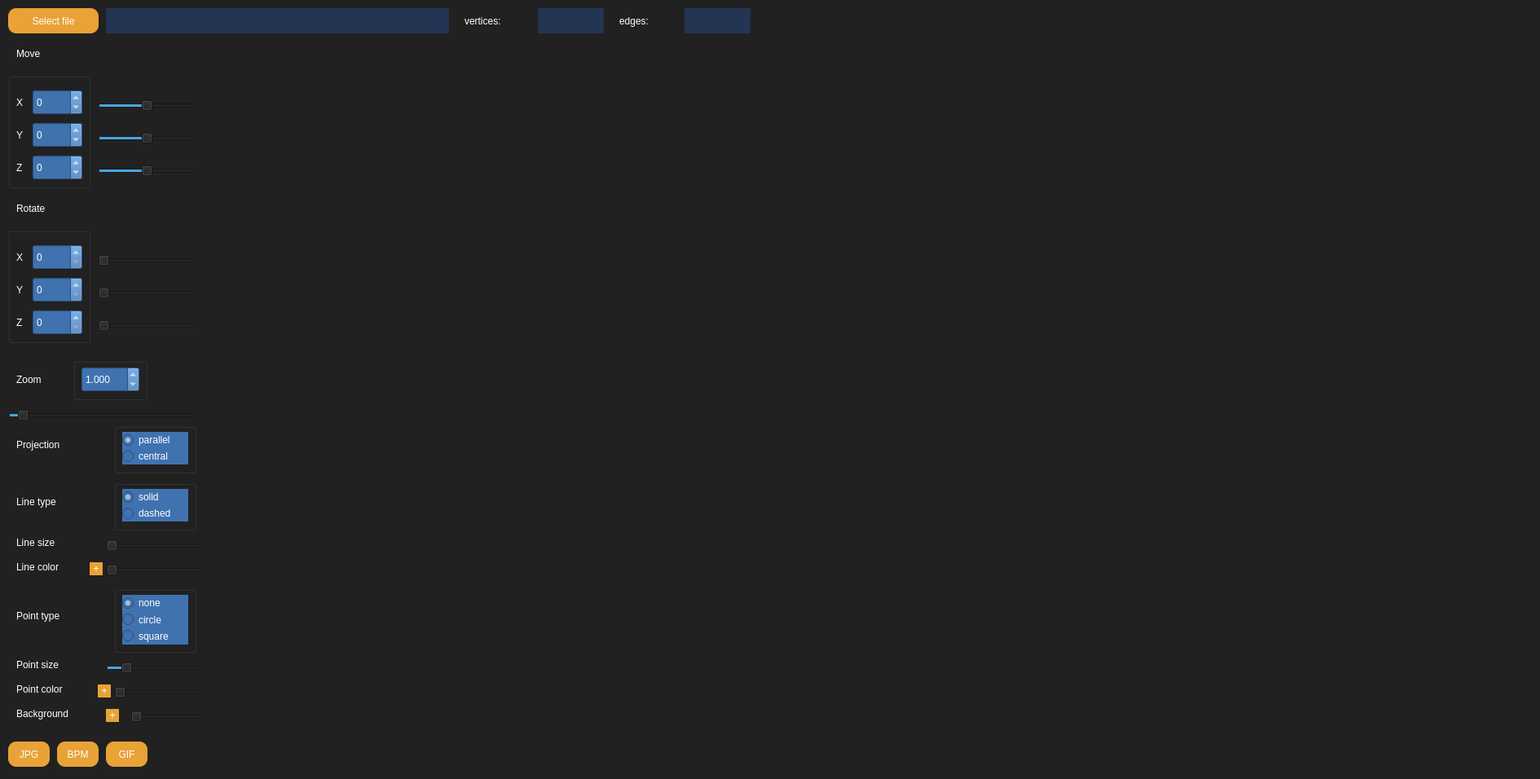
<?xml version="1.0" encoding="UTF-8"?>
<ui version="4.0">
 <class>MainWindow</class>
 <widget class="QMainWindow" name="MainWindow">
  <property name="geometry">
   <rect>
    <x>0</x>
    <y>0</y>
    <width>1890</width>
    <height>956</height>
   </rect>
  </property>
  <property name="windowTitle">
   <string>MainWindow</string>
  </property>
  <widget class="QWidget" name="centralwidget">
   <property name="styleSheet">
    <string notr="true">background-color: rgb(33, 33, 33);</string>
   </property>
   <widget class="QLabel" name="label_fileName">
    <property name="geometry">
     <rect>
      <x>130</x>
      <y>10</y>
      <width>421</width>
      <height>31</height>
     </rect>
    </property>
    <property name="styleSheet">
     <string notr="true">color: white;
font: 12pt &quot;Sans Serif&quot;;
background-color: rgb(36, 52, 83);</string>
    </property>
    <property name="text">
     <string/>
    </property>
   </widget>
   <widget class="QPushButton" name="button_selectFile">
    <property name="geometry">
     <rect>
      <x>10</x>
      <y>10</y>
      <width>111</width>
      <height>31</height>
     </rect>
    </property>
    <property name="autoFillBackground">
     <bool>false</bool>
    </property>
    <property name="styleSheet">
     <string notr="true">QPushButton {
    
	font: 12pt &quot;Sans Serif&quot;;
	color: white;
    border-radius: 10px;
	background-color: rgb(232, 162, 54);
    border: none; 
}

QPushButton:pressed {
    background-color: rgb(106, 106, 106);
}</string>
    </property>
    <property name="text">
     <string>Select file</string>
    </property>
   </widget>
   <widget class="QLabel" name="text_vertices">
    <property name="geometry">
     <rect>
      <x>570</x>
      <y>10</y>
      <width>81</width>
      <height>31</height>
     </rect>
    </property>
    <property name="styleSheet">
     <string notr="true">font: 14pt &quot;Sans Serif&quot;;
color: white
</string>
    </property>
    <property name="text">
     <string>vertices:</string>
    </property>
   </widget>
   <widget class="QLabel" name="label_verticesCount">
    <property name="geometry">
     <rect>
      <x>660</x>
      <y>10</y>
      <width>81</width>
      <height>31</height>
     </rect>
    </property>
    <property name="styleSheet">
     <string notr="true">color: white;
font: 12pt &quot;Sans Serif&quot;;
background-color: rgb(36, 52, 83);</string>
    </property>
    <property name="text">
     <string/>
    </property>
   </widget>
   <widget class="QLabel" name="text_edges">
    <property name="geometry">
     <rect>
      <x>760</x>
      <y>10</y>
      <width>71</width>
      <height>31</height>
     </rect>
    </property>
    <property name="styleSheet">
     <string notr="true">font: 14pt &quot;Sans Serif&quot;;
color: white
</string>
    </property>
    <property name="text">
     <string>edges:</string>
    </property>
   </widget>
   <widget class="QLabel" name="label_edgesCount">
    <property name="geometry">
     <rect>
      <x>840</x>
      <y>10</y>
      <width>81</width>
      <height>31</height>
     </rect>
    </property>
    <property name="styleSheet">
     <string notr="true">color: white;
font: 12pt &quot;Sans Serif&quot;;
background-color: rgb(36, 52, 83);</string>
    </property>
    <property name="text">
     <string/>
    </property>
   </widget>
   <widget class="QLabel" name="text_move">
    <property name="geometry">
     <rect>
      <x>20</x>
      <y>50</y>
      <width>81</width>
      <height>31</height>
     </rect>
    </property>
    <property name="styleSheet">
     <string notr="true">font: 14pt &quot;Sans Serif&quot;;
color: white
</string>
    </property>
    <property name="text">
     <string>Move</string>
    </property>
   </widget>
   <widget class="QGroupBox" name="groupMove">
    <property name="geometry">
     <rect>
      <x>10</x>
      <y>90</y>
      <width>101</width>
      <height>141</height>
     </rect>
    </property>
    <property name="title">
     <string/>
    </property>
    <widget class="QLabel" name="text_moveX">
     <property name="geometry">
      <rect>
       <x>10</x>
       <y>20</y>
       <width>16</width>
       <height>31</height>
      </rect>
     </property>
     <property name="styleSheet">
      <string notr="true">font: 14pt &quot;Sans Serif&quot;;
color: white
</string>
     </property>
     <property name="text">
      <string>X</string>
     </property>
    </widget>
    <widget class="QLabel" name="text_moveY">
     <property name="geometry">
      <rect>
       <x>10</x>
       <y>60</y>
       <width>16</width>
       <height>31</height>
      </rect>
     </property>
     <property name="styleSheet">
      <string notr="true">font: 14pt &quot;Sans Serif&quot;;
color: white
</string>
     </property>
     <property name="text">
      <string>Y</string>
     </property>
    </widget>
    <widget class="QLabel" name="text_moveZ">
     <property name="geometry">
      <rect>
       <x>10</x>
       <y>100</y>
       <width>16</width>
       <height>31</height>
      </rect>
     </property>
     <property name="styleSheet">
      <string notr="true">font: 14pt &quot;Sans Serif&quot;;
color: white
</string>
     </property>
     <property name="text">
      <string>Z</string>
     </property>
    </widget>
    <widget class="QSpinBox" name="spinBox_moveX">
     <property name="geometry">
      <rect>
       <x>30</x>
       <y>20</y>
       <width>61</width>
       <height>31</height>
      </rect>
     </property>
     <property name="styleSheet">
      <string notr="true">color: white;
font: 12pt &quot;Sans Serif&quot;;
background-color: rgb(63, 114, 175);</string>
     </property>
     <property name="minimum">
      <number>-200</number>
     </property>
     <property name="maximum">
      <number>200</number>
     </property>
    </widget>
    <widget class="QSpinBox" name="spinBox_moveY">
     <property name="geometry">
      <rect>
       <x>30</x>
       <y>60</y>
       <width>61</width>
       <height>31</height>
      </rect>
     </property>
     <property name="styleSheet">
      <string notr="true">color: white;
font: 12pt &quot;Sans Serif&quot;;
background-color: rgb(63, 114, 175);</string>
     </property>
     <property name="minimum">
      <number>-200</number>
     </property>
     <property name="maximum">
      <number>200</number>
     </property>
    </widget>
    <widget class="QSpinBox" name="spinBox_moveZ">
     <property name="geometry">
      <rect>
       <x>30</x>
       <y>100</y>
       <width>61</width>
       <height>31</height>
      </rect>
     </property>
     <property name="styleSheet">
      <string notr="true">color: white;
font: 12pt &quot;Sans Serif&quot;;
background-color: rgb(63, 114, 175);</string>
     </property>
     <property name="minimum">
      <number>-500</number>
     </property>
     <property name="maximum">
      <number>500</number>
     </property>
    </widget>
   </widget>
   <widget class="QLabel" name="text_rotate">
    <property name="geometry">
     <rect>
      <x>20</x>
      <y>240</y>
      <width>81</width>
      <height>31</height>
     </rect>
    </property>
    <property name="styleSheet">
     <string notr="true">font: 14pt &quot;Sans Serif&quot;;
color: white
</string>
    </property>
    <property name="text">
     <string>Rotate</string>
    </property>
   </widget>
   <widget class="QGroupBox" name="groupRotate">
    <property name="geometry">
     <rect>
      <x>10</x>
      <y>280</y>
      <width>101</width>
      <height>141</height>
     </rect>
    </property>
    <property name="title">
     <string/>
    </property>
    <widget class="QLabel" name="text_rotateX">
     <property name="geometry">
      <rect>
       <x>10</x>
       <y>20</y>
       <width>16</width>
       <height>31</height>
      </rect>
     </property>
     <property name="styleSheet">
      <string notr="true">font: 14pt &quot;Sans Serif&quot;;
color: white
</string>
     </property>
     <property name="text">
      <string>X</string>
     </property>
    </widget>
    <widget class="QLabel" name="text_rotateY">
     <property name="geometry">
      <rect>
       <x>10</x>
       <y>60</y>
       <width>16</width>
       <height>31</height>
      </rect>
     </property>
     <property name="styleSheet">
      <string notr="true">font: 14pt &quot;Sans Serif&quot;;
color: white
</string>
     </property>
     <property name="text">
      <string>Y</string>
     </property>
    </widget>
    <widget class="QLabel" name="text_rotateZ">
     <property name="geometry">
      <rect>
       <x>10</x>
       <y>100</y>
       <width>16</width>
       <height>31</height>
      </rect>
     </property>
     <property name="styleSheet">
      <string notr="true">font: 14pt &quot;Sans Serif&quot;;
color: white
</string>
     </property>
     <property name="text">
      <string>Z</string>
     </property>
    </widget>
    <widget class="QSpinBox" name="spinBox_rotateX">
     <property name="geometry">
      <rect>
       <x>30</x>
       <y>20</y>
       <width>61</width>
       <height>31</height>
      </rect>
     </property>
     <property name="styleSheet">
      <string notr="true">color: white;
font: 12pt &quot;Sans Serif&quot;;
background-color: rgb(63, 114, 175);</string>
     </property>
     <property name="minimum">
      <number>0</number>
     </property>
     <property name="maximum">
      <number>628</number>
     </property>
    </widget>
    <widget class="QSpinBox" name="spinBox_rotateY">
     <property name="geometry">
      <rect>
       <x>30</x>
       <y>60</y>
       <width>61</width>
       <height>31</height>
      </rect>
     </property>
     <property name="styleSheet">
      <string notr="true">color: white;
font: 12pt &quot;Sans Serif&quot;;
background-color: rgb(63, 114, 175);</string>
     </property>
     <property name="minimum">
      <number>0</number>
     </property>
     <property name="maximum">
      <number>628</number>
     </property>
    </widget>
    <widget class="QSpinBox" name="spinBox_rotateZ">
     <property name="geometry">
      <rect>
       <x>30</x>
       <y>100</y>
       <width>61</width>
       <height>31</height>
      </rect>
     </property>
     <property name="styleSheet">
      <string notr="true">color: white;
font: 12pt &quot;Sans Serif&quot;;
background-color: rgb(63, 114, 175);</string>
     </property>
     <property name="minimum">
      <number>0</number>
     </property>
     <property name="maximum">
      <number>628</number>
     </property>
    </widget>
   </widget>
   <widget class="QLabel" name="text_Zoom">
    <property name="geometry">
     <rect>
      <x>20</x>
      <y>450</y>
      <width>81</width>
      <height>31</height>
     </rect>
    </property>
    <property name="styleSheet">
     <string notr="true">font: 14pt &quot;Sans Serif&quot;;
color: white
</string>
    </property>
    <property name="text">
     <string>Zoom</string>
    </property>
   </widget>
   <widget class="QGroupBox" name="groupZoom">
    <property name="geometry">
     <rect>
      <x>90</x>
      <y>440</y>
      <width>91</width>
      <height>51</height>
     </rect>
    </property>
    <property name="title">
     <string/>
    </property>
    <widget class="QDoubleSpinBox" name="doubleSpinBox_scale">
     <property name="geometry">
      <rect>
       <x>10</x>
       <y>10</y>
       <width>71</width>
       <height>31</height>
      </rect>
     </property>
     <property name="styleSheet">
      <string notr="true">color: white;
font: 12pt &quot;Sans Serif&quot;;
background-color: rgb(63, 114, 175);</string>
     </property>
     <property name="decimals">
      <number>3</number>
     </property>
     <property name="minimum">
      <double>0.001000000000000</double>
     </property>
     <property name="maximum">
      <double>20.000000000000000</double>
     </property>
     <property name="singleStep">
      <double>0.001000000000000</double>
     </property>
     <property name="value">
      <double>1.000000000000000</double>
     </property>
    </widget>
   </widget>
   <widget class="QPushButton" name="button_JPG">
    <property name="geometry">
     <rect>
      <x>10</x>
      <y>910</y>
      <width>51</width>
      <height>31</height>
     </rect>
    </property>
    <property name="autoFillBackground">
     <bool>false</bool>
    </property>
    <property name="styleSheet">
     <string notr="true">QPushButton {
    
	font: 12pt &quot;Sans Serif&quot;;
	color: white;
    border-radius: 10px;
	background-color: rgb(232, 162, 54);
    border: none; 
}

QPushButton:pressed {
    background-color: rgb(106, 106, 106);
}</string>
    </property>
    <property name="text">
     <string>JPG</string>
    </property>
   </widget>
   <widget class="QPushButton" name="button_BPM">
    <property name="geometry">
     <rect>
      <x>70</x>
      <y>910</y>
      <width>51</width>
      <height>31</height>
     </rect>
    </property>
    <property name="autoFillBackground">
     <bool>false</bool>
    </property>
    <property name="styleSheet">
     <string notr="true">QPushButton {
    
	font: 12pt &quot;Sans Serif&quot;;
	color: white;
    border-radius: 10px;
	background-color: rgb(232, 162, 54);
    border: none; 
}

QPushButton:pressed {
    background-color: rgb(106, 106, 106);
}</string>
    </property>
    <property name="text">
     <string>BPM</string>
    </property>
   </widget>
   <widget class="QPushButton" name="button_GIF">
    <property name="geometry">
     <rect>
      <x>130</x>
      <y>910</y>
      <width>51</width>
      <height>31</height>
     </rect>
    </property>
    <property name="autoFillBackground">
     <bool>false</bool>
    </property>
    <property name="styleSheet">
     <string notr="true">QPushButton {
    
	font: 12pt &quot;Sans Serif&quot;;
	color: white;
    border-radius: 10px;
	background-color: rgb(232, 162, 54);
    border: none; 
}

QPushButton:pressed {
    background-color: rgb(106, 106, 106);
}</string>
    </property>
    <property name="text">
     <string>GIF</string>
    </property>
   </widget>
   <widget class="QLabel" name="text_projection">
    <property name="geometry">
     <rect>
      <x>20</x>
      <y>530</y>
      <width>101</width>
      <height>31</height>
     </rect>
    </property>
    <property name="styleSheet">
     <string notr="true">font: 14pt &quot;Sans Serif&quot;;
color: white
</string>
    </property>
    <property name="text">
     <string>Projection</string>
    </property>
   </widget>
   <widget class="QGroupBox" name="groupLineType">
    <property name="geometry">
     <rect>
      <x>140</x>
      <y>590</y>
      <width>101</width>
      <height>61</height>
     </rect>
    </property>
    <property name="title">
     <string/>
    </property>
    <widget class="QRadioButton" name="radioButton_dashed">
     <property name="geometry">
      <rect>
       <x>10</x>
       <y>30</y>
       <width>81</width>
       <height>20</height>
      </rect>
     </property>
     <property name="styleSheet">
      <string notr="true">font: 12pt &quot;Sans Serif&quot;;
color: white;
background-color: rgb(63, 114, 175);</string>
     </property>
     <property name="text">
      <string>dashed</string>
     </property>
    </widget>
    <widget class="QRadioButton" name="radioButton_solid">
     <property name="geometry">
      <rect>
       <x>10</x>
       <y>10</y>
       <width>81</width>
       <height>20</height>
      </rect>
     </property>
     <property name="styleSheet">
      <string notr="true">font: 12pt &quot;Sans Serif&quot;;
color: white;
background-color: rgb(63, 114, 175);</string>
     </property>
     <property name="text">
      <string>solid</string>
     </property>
     <property name="checked">
      <bool>true</bool>
     </property>
    </widget>
   </widget>
   <widget class="QLabel" name="text_lineType_2">
    <property name="geometry">
     <rect>
      <x>20</x>
      <y>860</y>
      <width>111</width>
      <height>31</height>
     </rect>
    </property>
    <property name="styleSheet">
     <string notr="true">font: 14pt &quot;Sans Serif&quot;;
color: white
</string>
    </property>
    <property name="text">
     <string>Background</string>
    </property>
   </widget>
   <widget class="QWidget" name="widget" native="true">
    <property name="geometry">
     <rect>
      <x>260</x>
      <y>50</y>
      <width>1581</width>
      <height>881</height>
     </rect>
    </property>
   </widget>
   <widget class="QSlider" name="Slider_moveX">
    <property name="geometry">
     <rect>
      <x>120</x>
      <y>120</y>
      <width>121</width>
      <height>20</height>
     </rect>
    </property>
    <property name="minimum">
     <number>-200</number>
    </property>
    <property name="maximum">
     <number>200</number>
    </property>
    <property name="orientation">
     <enum>Qt::Horizontal</enum>
    </property>
   </widget>
   <widget class="QSlider" name="Slider_moveY">
    <property name="geometry">
     <rect>
      <x>120</x>
      <y>160</y>
      <width>121</width>
      <height>20</height>
     </rect>
    </property>
    <property name="minimum">
     <number>-200</number>
    </property>
    <property name="maximum">
     <number>200</number>
    </property>
    <property name="orientation">
     <enum>Qt::Horizontal</enum>
    </property>
   </widget>
   <widget class="QSlider" name="Slider_moveZ">
    <property name="geometry">
     <rect>
      <x>120</x>
      <y>200</y>
      <width>121</width>
      <height>20</height>
     </rect>
    </property>
    <property name="minimum">
     <number>-500</number>
    </property>
    <property name="maximum">
     <number>500</number>
    </property>
    <property name="orientation">
     <enum>Qt::Horizontal</enum>
    </property>
   </widget>
   <widget class="QSlider" name="Slider_scale">
    <property name="geometry">
     <rect>
      <x>10</x>
      <y>500</y>
      <width>231</width>
      <height>20</height>
     </rect>
    </property>
    <property name="minimum">
     <number>1</number>
    </property>
    <property name="maximum">
     <number>20000</number>
    </property>
    <property name="value">
     <number>1000</number>
    </property>
    <property name="sliderPosition">
     <number>1000</number>
    </property>
    <property name="tracking">
     <bool>true</bool>
    </property>
    <property name="orientation">
     <enum>Qt::Horizontal</enum>
    </property>
   </widget>
   <widget class="QSlider" name="Slider_rotateX">
    <property name="geometry">
     <rect>
      <x>120</x>
      <y>310</y>
      <width>121</width>
      <height>20</height>
     </rect>
    </property>
    <property name="minimum">
     <number>0</number>
    </property>
    <property name="maximum">
     <number>628</number>
    </property>
    <property name="orientation">
     <enum>Qt::Horizontal</enum>
    </property>
   </widget>
   <widget class="QSlider" name="Slider_rotateY">
    <property name="geometry">
     <rect>
      <x>120</x>
      <y>350</y>
      <width>121</width>
      <height>20</height>
     </rect>
    </property>
    <property name="minimum">
     <number>0</number>
    </property>
    <property name="maximum">
     <number>628</number>
    </property>
    <property name="orientation">
     <enum>Qt::Horizontal</enum>
    </property>
   </widget>
   <widget class="QSlider" name="Slider_rotateZ">
    <property name="enabled">
     <bool>true</bool>
    </property>
    <property name="geometry">
     <rect>
      <x>120</x>
      <y>390</y>
      <width>121</width>
      <height>20</height>
     </rect>
    </property>
    <property name="minimum">
     <number>0</number>
    </property>
    <property name="maximum">
     <number>628</number>
    </property>
    <property name="orientation">
     <enum>Qt::Horizontal</enum>
    </property>
   </widget>
   <widget class="QSlider" name="Slider_background">
    <property name="geometry">
     <rect>
      <x>160</x>
      <y>870</y>
      <width>91</width>
      <height>20</height>
     </rect>
    </property>
    <property name="minimum">
     <number>1</number>
    </property>
    <property name="maximum">
     <number>255</number>
    </property>
    <property name="value">
     <number>1</number>
    </property>
    <property name="sliderPosition">
     <number>1</number>
    </property>
    <property name="tracking">
     <bool>true</bool>
    </property>
    <property name="orientation">
     <enum>Qt::Horizontal</enum>
    </property>
   </widget>
   <widget class="QLabel" name="text_projection_2">
    <property name="geometry">
     <rect>
      <x>20</x>
      <y>650</y>
      <width>101</width>
      <height>31</height>
     </rect>
    </property>
    <property name="styleSheet">
     <string notr="true">font: 14pt &quot;Sans Serif&quot;;
color: white
</string>
    </property>
    <property name="text">
     <string>Line size</string>
    </property>
   </widget>
   <widget class="QSlider" name="Slider_lineSize">
    <property name="geometry">
     <rect>
      <x>130</x>
      <y>660</y>
      <width>121</width>
      <height>20</height>
     </rect>
    </property>
    <property name="minimum">
     <number>1</number>
    </property>
    <property name="maximum">
     <number>20</number>
    </property>
    <property name="value">
     <number>1</number>
    </property>
    <property name="orientation">
     <enum>Qt::Horizontal</enum>
    </property>
   </widget>
   <widget class="QSlider" name="Slider_lineColor">
    <property name="geometry">
     <rect>
      <x>130</x>
      <y>690</y>
      <width>121</width>
      <height>20</height>
     </rect>
    </property>
    <property name="minimum">
     <number>1</number>
    </property>
    <property name="maximum">
     <number>255</number>
    </property>
    <property name="value">
     <number>1</number>
    </property>
    <property name="orientation">
     <enum>Qt::Horizontal</enum>
    </property>
   </widget>
   <widget class="QLabel" name="text_projection_3">
    <property name="geometry">
     <rect>
      <x>20</x>
      <y>680</y>
      <width>101</width>
      <height>31</height>
     </rect>
    </property>
    <property name="styleSheet">
     <string notr="true">font: 14pt &quot;Sans Serif&quot;;
color: white
</string>
    </property>
    <property name="text">
     <string>Line color</string>
    </property>
   </widget>
   <widget class="QGroupBox" name="groupPointType">
    <property name="geometry">
     <rect>
      <x>140</x>
      <y>720</y>
      <width>101</width>
      <height>81</height>
     </rect>
    </property>
    <property name="title">
     <string/>
    </property>
    <widget class="QRadioButton" name="radioButton_circle">
     <property name="enabled">
      <bool>true</bool>
     </property>
     <property name="geometry">
      <rect>
       <x>10</x>
       <y>30</y>
       <width>81</width>
       <height>21</height>
      </rect>
     </property>
     <property name="styleSheet">
      <string notr="true">font: 12pt &quot;Sans Serif&quot;;
color: white;
background-color: rgb(63, 114, 175);</string>
     </property>
     <property name="text">
      <string>circle</string>
     </property>
    </widget>
    <widget class="QRadioButton" name="radioButton_none">
     <property name="enabled">
      <bool>true</bool>
     </property>
     <property name="geometry">
      <rect>
       <x>10</x>
       <y>10</y>
       <width>81</width>
       <height>20</height>
      </rect>
     </property>
     <property name="styleSheet">
      <string notr="true">font: 12pt &quot;Sans Serif&quot;;
color: white;
background-color: rgb(63, 114, 175);</string>
     </property>
     <property name="text">
      <string>none</string>
     </property>
     <property name="checked">
      <bool>true</bool>
     </property>
    </widget>
    <widget class="QRadioButton" name="radioButton_sqare">
     <property name="enabled">
      <bool>true</bool>
     </property>
     <property name="geometry">
      <rect>
       <x>10</x>
       <y>50</y>
       <width>81</width>
       <height>21</height>
      </rect>
     </property>
     <property name="styleSheet">
      <string notr="true">font: 12pt &quot;Sans Serif&quot;;
color: white;
background-color: rgb(63, 114, 175);</string>
     </property>
     <property name="text">
      <string>square</string>
     </property>
    </widget>
   </widget>
   <widget class="QLabel" name="text_lineType_3">
    <property name="geometry">
     <rect>
      <x>20</x>
      <y>740</y>
      <width>101</width>
      <height>31</height>
     </rect>
    </property>
    <property name="styleSheet">
     <string notr="true">font: 14pt &quot;Sans Serif&quot;;
color: white
</string>
    </property>
    <property name="text">
     <string>Point type</string>
    </property>
   </widget>
   <widget class="QGroupBox" name="groupLineProjection">
    <property name="geometry">
     <rect>
      <x>140</x>
      <y>520</y>
      <width>101</width>
      <height>61</height>
     </rect>
    </property>
    <property name="title">
     <string/>
    </property>
    <widget class="QRadioButton" name="radioButton">
     <property name="geometry">
      <rect>
       <x>10</x>
       <y>10</y>
       <width>81</width>
       <height>20</height>
      </rect>
     </property>
     <property name="styleSheet">
      <string notr="true">font: 12pt &quot;Sans Serif&quot;;
color: white;
background-color: rgb(63, 114, 175);</string>
     </property>
     <property name="text">
      <string>parallel </string>
     </property>
     <property name="checked">
      <bool>true</bool>
     </property>
    </widget>
    <widget class="QRadioButton" name="radioButton_central">
     <property name="geometry">
      <rect>
       <x>10</x>
       <y>30</y>
       <width>81</width>
       <height>20</height>
      </rect>
     </property>
     <property name="styleSheet">
      <string notr="true">font: 12pt &quot;Sans Serif&quot;;
color: white;
background-color: rgb(63, 114, 175);</string>
     </property>
     <property name="text">
      <string>central</string>
     </property>
    </widget>
   </widget>
   <widget class="QLabel" name="text_lineType">
    <property name="geometry">
     <rect>
      <x>20</x>
      <y>600</y>
      <width>91</width>
      <height>31</height>
     </rect>
    </property>
    <property name="styleSheet">
     <string notr="true">font: 14pt &quot;Sans Serif&quot;;
color: white
</string>
    </property>
    <property name="text">
     <string>Line type</string>
    </property>
   </widget>
   <widget class="QSlider" name="Slider_pointSize">
    <property name="enabled">
     <bool>true</bool>
    </property>
    <property name="geometry">
     <rect>
      <x>130</x>
      <y>810</y>
      <width>121</width>
      <height>20</height>
     </rect>
    </property>
    <property name="minimum">
     <number>1</number>
    </property>
    <property name="maximum">
     <number>25</number>
    </property>
    <property name="value">
     <number>5</number>
    </property>
    <property name="orientation">
     <enum>Qt::Horizontal</enum>
    </property>
   </widget>
   <widget class="QLabel" name="text_projection_5">
    <property name="geometry">
     <rect>
      <x>20</x>
      <y>830</y>
      <width>101</width>
      <height>31</height>
     </rect>
    </property>
    <property name="styleSheet">
     <string notr="true">font: 14pt &quot;Sans Serif&quot;;
color: white
</string>
    </property>
    <property name="text">
     <string>Point color</string>
    </property>
   </widget>
   <widget class="QLabel" name="text_projection_4">
    <property name="enabled">
     <bool>true</bool>
    </property>
    <property name="geometry">
     <rect>
      <x>20</x>
      <y>800</y>
      <width>101</width>
      <height>31</height>
     </rect>
    </property>
    <property name="styleSheet">
     <string notr="true">font: 14pt &quot;Sans Serif&quot;;
color: white
</string>
    </property>
    <property name="text">
     <string>Point size</string>
    </property>
   </widget>
   <widget class="QSlider" name="Slider_pointColor">
    <property name="enabled">
     <bool>true</bool>
    </property>
    <property name="geometry">
     <rect>
      <x>140</x>
      <y>840</y>
      <width>111</width>
      <height>20</height>
     </rect>
    </property>
    <property name="minimum">
     <number>1</number>
    </property>
    <property name="maximum">
     <number>255</number>
    </property>
    <property name="value">
     <number>1</number>
    </property>
    <property name="orientation">
     <enum>Qt::Horizontal</enum>
    </property>
   </widget>
   <widget class="QPushButton" name="button_JPG_2">
    <property name="geometry">
     <rect>
      <x>110</x>
      <y>690</y>
      <width>16</width>
      <height>16</height>
     </rect>
    </property>
    <property name="autoFillBackground">
     <bool>false</bool>
    </property>
    <property name="styleSheet">
     <string notr="true">QPushButton {
    
	font: 12pt &quot;Sans Serif&quot;;
	color: white;
    border-radius: 10px;
	background-color: rgb(232, 162, 54);
    border: none; 
}

QPushButton:pressed {
    background-color: rgb(106, 106, 106);
}</string>
    </property>
    <property name="text">
     <string>+</string>
    </property>
   </widget>
   <widget class="QPushButton" name="button_JPG_3">
    <property name="geometry">
     <rect>
      <x>130</x>
      <y>870</y>
      <width>16</width>
      <height>16</height>
     </rect>
    </property>
    <property name="autoFillBackground">
     <bool>false</bool>
    </property>
    <property name="styleSheet">
     <string notr="true">QPushButton {
    
	font: 12pt &quot;Sans Serif&quot;;
	color: white;
    border-radius: 10px;
	background-color: rgb(232, 162, 54);
    border: none; 
}

QPushButton:pressed {
    background-color: rgb(106, 106, 106);
}</string>
    </property>
    <property name="text">
     <string>+</string>
    </property>
   </widget>
   <widget class="QPushButton" name="button_JPG_4">
    <property name="geometry">
     <rect>
      <x>120</x>
      <y>840</y>
      <width>16</width>
      <height>16</height>
     </rect>
    </property>
    <property name="autoFillBackground">
     <bool>false</bool>
    </property>
    <property name="styleSheet">
     <string notr="true">QPushButton {
    
	font: 12pt &quot;Sans Serif&quot;;
	color: white;
    border-radius: 10px;
	background-color: rgb(232, 162, 54);
    border: none; 
}

QPushButton:pressed {
    background-color: rgb(106, 106, 106);
}</string>
    </property>
    <property name="text">
     <string>+</string>
    </property>
   </widget>
  </widget>
 </widget>
 <resources/>
 <connections/>
</ui>
